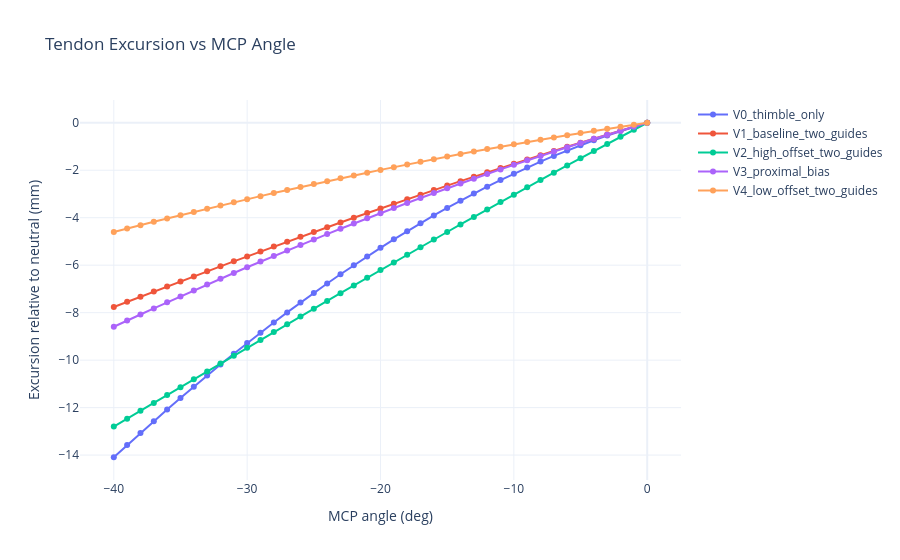
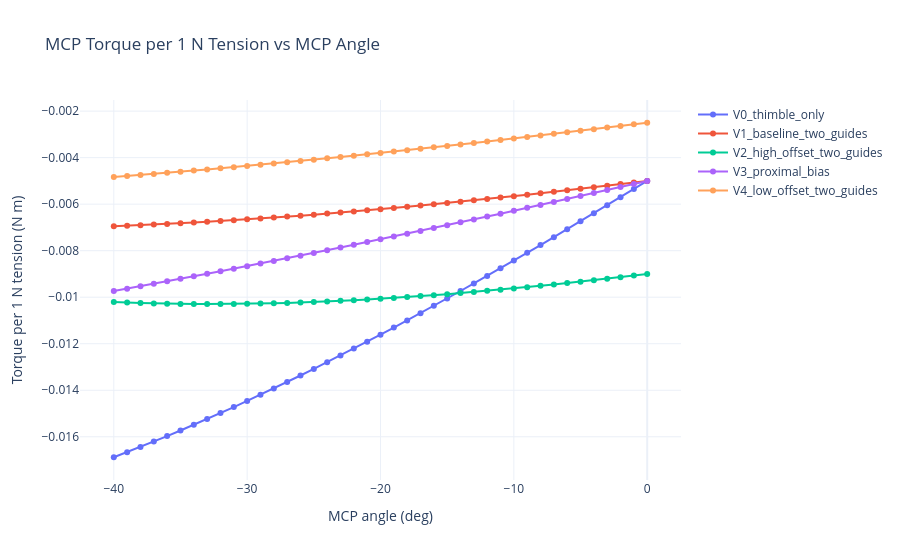
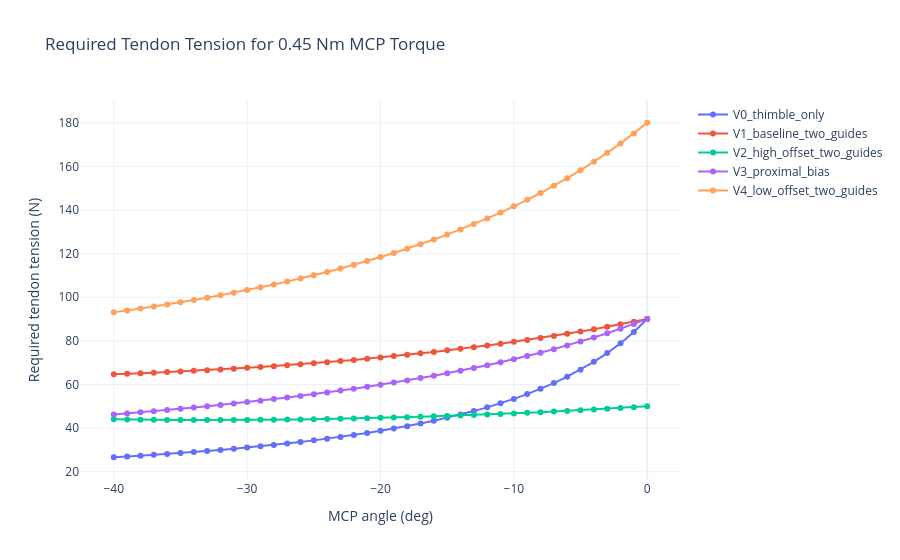
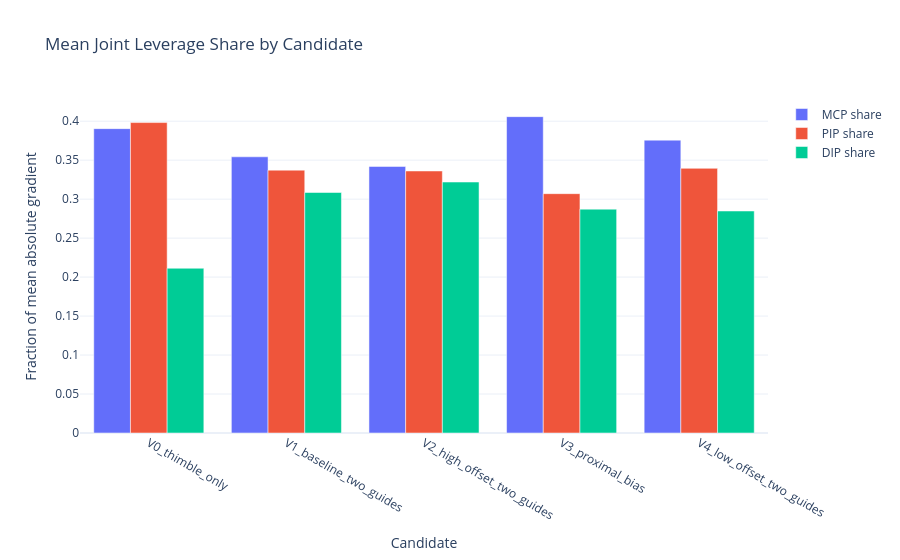

Notebook code for these charts, in order:
### Code cell
# Comparison plots

mcp_deg = np.rad2deg(q_sweep_rad[:, 0])

fig_excursion = go.Figure()
for name, result in candidate_results.items():
    fig_excursion.add_trace(
        go.Scatter(x=mcp_deg, y=result["dL"], mode="lines+markers", name=name)
    )

fig_excursion.update_layout(
    title="Tendon Excursion vs MCP Angle",
    xaxis_title="MCP angle (deg)",
    yaxis_title="Excursion relative to neutral (mm)",
    template="plotly_white",
)

fig_excursion.show()

fig_mcp = go.Figure()
for name, result in candidate_results.items():
    tau_mcp_nm_per_n = result["tau_T1"][:, 0] * length_scale_m
    fig_mcp.add_trace(
        go.Scatter(x=mcp_deg, y=tau_mcp_nm_per_n, mode="lines+markers", name=name)
    )

fig_mcp.update_layout(
    title="MCP Torque per 1 N Tension vs MCP Angle",
    xaxis_title="MCP angle (deg)",
    yaxis_title="Torque per 1 N tension (N m)",
    template="plotly_white",
)

fig_mcp.show()

fig_tension = go.Figure()
for name, result in candidate_results.items():
    mcp_abs_grad_m = np.abs(result["grad"][:, 0]) * length_scale_m
    safe_mcp_grad_m = np.where(mcp_abs_grad_m > gradient_floor, mcp_abs_grad_m, np.nan)
    required_tension_high = torque_target_range_nm[1] / safe_mcp_grad_m
    fig_tension.add_trace(
        go.Scatter(x=mcp_deg, y=required_tension_high, mode="lines+markers", name=name)
    )

fig_tension.update_layout(
    title="Required Tendon Tension for 0.45 Nm MCP Torque",
    xaxis_title="MCP angle (deg)",
    yaxis_title="Required tendon tension (N)",
    template="plotly_white",
)

fig_tension.show()

fig_joint_share = go.Figure()
fig_joint_share.add_trace(go.Bar(x=summary_df["candidate"], y=summary_df["mcp_share"], name="MCP share"))
fig_joint_share.add_trace(go.Bar(x=summary_df["candidate"], y=summary_df["pip_share"], name="PIP share"))
fig_joint_share.add_trace(go.Bar(x=summary_df["candidate"], y=summary_df["dip_share"], name="DIP share"))
fig_joint_share.update_layout(
    title="Mean Joint Leverage Share by Candidate",
    xaxis_title="Candidate",
    yaxis_title="Fraction of mean absolute gradient",
    barmode="group",
    template="plotly_white",
)

fig_joint_share.show()
